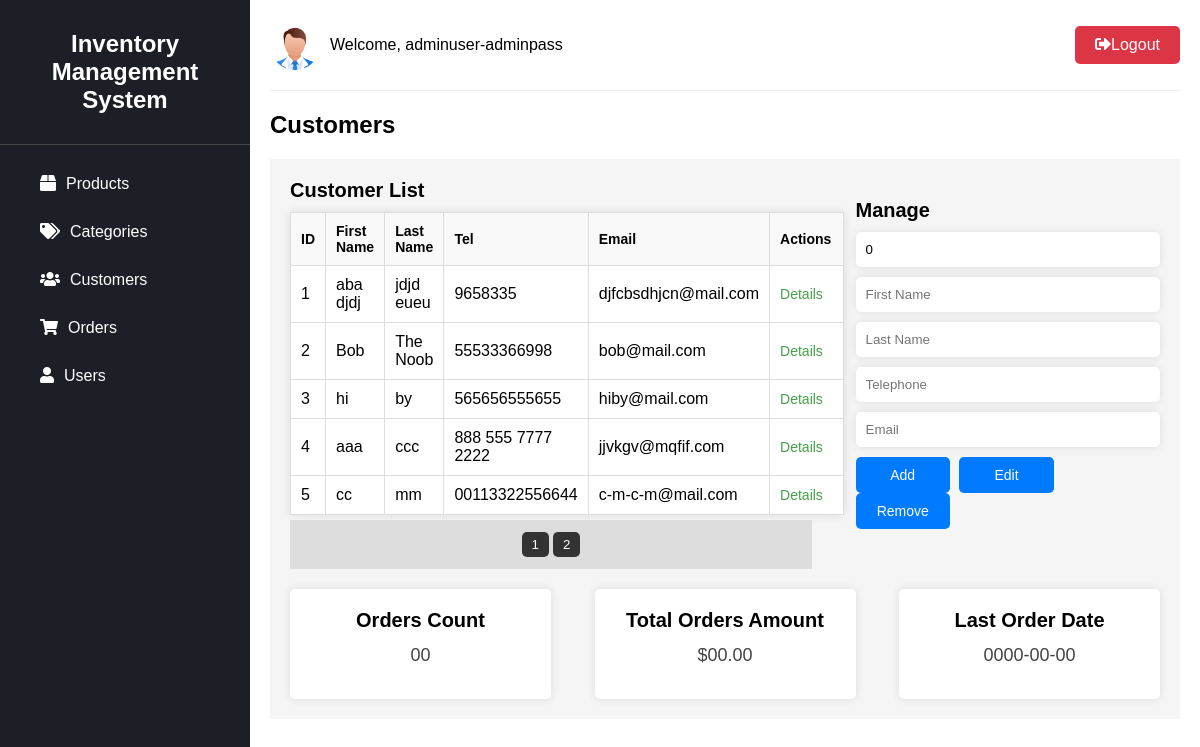
The page /dash-cust.php (signed in) on the database its author committed.
### tables this page shows
CREATE TABLE `customer` (
  `id` int(11) NOT NULL,
  `first_name` varchar(150) NOT NULL,
  `last_name` varchar(150) NOT NULL,
  `tel` varchar(100) NOT NULL,
  `email` text NOT NULL
);

### dash-cust.php (the view, shortened to what this page needs)
<?php
require_once 'db_connect.php';
$sql = "SELECT * FROM customer";
$stmt = $conn->prepare($sql);
$stmt->execute();
?>
<!DOCTYPE html>
<html>
<head>
    <link rel="stylesheet" href="https://cdnjs.cloudflare.com/ajax/libs/font-awesome/5.15.4/css/all.min.css">
    <link rel="stylesheet" href="css/common-style.css">
    <link rel="stylesheet" href="css/cust-style.css">
</head>
<body>
<?php include 'common-section.php'; ?>
        <h2>Customers</h2>
   <div class="customer-section">
  <div class="customer-table">
    <h3>Customer List</h3>
    <table id="customerTable">
      <thead>
        <tr>
          <th>ID</th>
          <th>First Name</th>
          <th>Last Name</th>
          <th>Tel</th>
          <th>Email</th>
          <th>Actions</th>
        </tr>
      </thead>
      <tbody>
                <?php
while($row=$stmt->fetch(PDO::FETCH_ASSOC))
{
    echo "<tr>";
    echo "<td>".$row['id']."</td>";
    echo "<td>".$row['first_name']."</td>";
    echo "<td>".$row['last_name']."</td>";
    echo "<td>".$row['tel']."</td>";
    echo "<td>".$row['email']."</td>";
    echo "<td>";
    echo "<button class='view-details-btn'>Details</button>";
    echo "</td>";
    echo "</tr>";
}
?>
      </tbody>
    </table>
  </div>
  <div class="customer-form">
    <h3>Manage</h3>
    <form action="customer.php" method="post">
      <input type="number" name="id" id="id" placeholder="Customer ID" value="0" required>
      <input type="text" name="fname" id="fname" placeholder="First Name" required>
      <input type="text" name="lname" id="lname" placeholder="Last Name" required>
      <input type="tel" name="tel" id="tel" placeholder="Telephone" required>
      <input type="email" name="email" id="email" placeholder="Email" required>
      <div class="form-buttons">
        <button type="submit" name="add" class="add-btn">Add</button>
        <button type="submit" name="edit" class="edit-btn">Edit</button>
        <button type="submit" name="remove" class="cancel-btn" onclick="removeRequired()">Remove</button>
      </div>
    </form>
  </div>
  <div class="customer-details">
    <div class="orders-count">
      <h4>Orders Count</h4>
      <p>00</p>
    </div>
    <div class="total-orders-amount">
      <h4>Total Orders Amount</h4>
      <p>$00.00</p>
    </div>
    <div class="last-order-date">
      <h4>Last Order Date</h4>
      <p>0000-00-00</p>
    </div>
  </div>
</div>
        </div>
    </div>
</body>
</html>

### css/common-style.css (style rules this page uses)
* { box-sizing: border-box; margin: 0; padding: 0; font-family: Arial, sans-serif; }
.content h2 { margin-bottom: 20px; font-size: 24px; }
.content p { font-size: 18px; line-height: 1.5; color: #444; }

### css/cust-style.css (style rules this page uses)
.customer-section { display: flex; flex-wrap: wrap; justify-content: space-between; align-items: flex-start; padding: 20px; background-color: #f5f5f5; }
.customer-table { width: 60%; }
.customer-table h3 { font-size: 20px; font-weight: bold; margin-bottom: 10px; }
.customer-table table { width: 100%; border-collapse: collapse; text-align: left; background-color: #fff; box-shadow: 0px 0px 10px rgba(0, 0, 0, 0.1); }
.customer-table thead { background-color: #f9f9f9; font-size: 14px; font-weight: bold; }
.customer-table th, .customer-table td { padding: 10px; border: 1px solid #ddd; }
.customer-table td { vertical-align: middle; }
.customer-table .view-details-btn { background-color: transparent; border: none; color: #45a049; cursor: pointer; margin-right: 10px; font-size: 14px; transition: color, font-size 0.2s ease-in-out; }
.customer-form { width: 35%; margin-top: 20px; }
.customer-form h3 { font-size: 20px; font-weight: bold; margin-bottom: 10px; }
.customer-form input[type="number"], .customer-form input[type="text"], .customer-form input[type="tel"], .customer-form input[type="email"] { display: block; width: 100%; padding: 10px; margin-bottom: 10px; border: none; border-radius: 5px; background-color: #fff; box-shadow: 0px 0px 10px rgba(0, 0, 0, 0.1); outline: none; }
.customer-form .form-buttons { width:100%; }
.customer-form .add-btn, .customer-form .edit-btn, .customer-form .cancel-btn { background-color: #007bff; color: #fff; padding: 10px 20px; border: none; border-radius: 5px; cursor: pointer; font-size: 14px; margin-right: 5px; transition: background-color 0.2s ease-in-out; width:31%; }
.customer-details { width: 100%; margin-top: 20px; display: flex; justify-content: space-between; align-items: center; }
.customer-details > div { width: 30%; text-align: center; background-color: #fff; box-shadow: 0px 0px 10px rgba(0, 0, 0, 0.1); border-radius: 5px; padding: 20px; }
.customer-details { font-size: 16px; }
.customer-details h4 { font-size: 20px; font-weight: bold; margin-bottom: 10px; }
.customer-details p { margin-bottom: 10px; }

### rows shown on the page
customer: id "1", first_name "aba djdj", last_name "jdjd eueu", tel "9658335", email "djfcbsdhjcn@mail.com"
customer: id "2", first_name "Bob", last_name "The Noob", tel "55533366998", email "bob@mail.com"
customer: id "3", first_name "hi", last_name "by", tel "565656555655", email "hiby@mail.com"
customer: id "4", first_name "aaa", last_name "ccc", tel "888 555 7777 2222", email "jjvkgv@mqfif.com"
customer: id "5", first_name "cc", last_name "mm", tel "00113322556644", email "c-m-c-m@mail.com"

### other values the page prints
$user_fullname "adminuser-adminpass"
